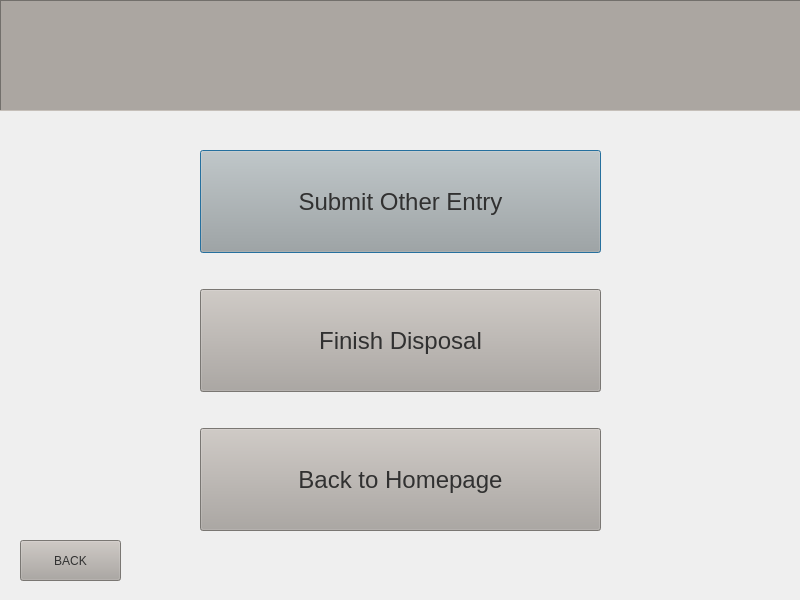
<?xml version="1.0" encoding="UTF-8"?>
<ui version="4.0">
 <class>AddEntry</class>
 <widget class="QDialog" name="AddEntry">
  <property name="geometry">
   <rect>
    <x>0</x>
    <y>0</y>
    <width>800</width>
    <height>600</height>
   </rect>
  </property>
  <property name="windowTitle">
   <string>Dialog</string>
  </property>
  <widget class="QWidget" name="verticalLayoutWidget">
   <property name="geometry">
    <rect>
     <x>0</x>
     <y>0</y>
     <width>801</width>
     <height>111</height>
    </rect>
   </property>
   <layout class="QVBoxLayout" name="verticalLayout">
    <item>
     <widget class="QLabel" name="empty">
      <property name="palette">
       <palette>
        <active>
         <colorrole role="WindowText">
          <brush brushstyle="SolidPattern">
           <color alpha="255">
            <red>49</red>
            <green>49</green>
            <blue>49</blue>
           </color>
          </brush>
         </colorrole>
         <colorrole role="Button">
          <brush brushstyle="SolidPattern">
           <color alpha="255">
            <red>171</red>
            <green>166</green>
            <blue>161</blue>
           </color>
          </brush>
         </colorrole>
         <colorrole role="Text">
          <brush brushstyle="SolidPattern">
           <color alpha="255">
            <red>49</red>
            <green>49</green>
            <blue>49</blue>
           </color>
          </brush>
         </colorrole>
         <colorrole role="BrightText">
          <brush brushstyle="SolidPattern">
           <color alpha="255">
            <red>85</red>
            <green>85</green>
            <blue>127</blue>
           </color>
          </brush>
         </colorrole>
         <colorrole role="ButtonText">
          <brush brushstyle="SolidPattern">
           <color alpha="255">
            <red>49</red>
            <green>49</green>
            <blue>49</blue>
           </color>
          </brush>
         </colorrole>
         <colorrole role="Base">
          <brush brushstyle="SolidPattern">
           <color alpha="255">
            <red>171</red>
            <green>166</green>
            <blue>161</blue>
           </color>
          </brush>
         </colorrole>
         <colorrole role="Window">
          <brush brushstyle="SolidPattern">
           <color alpha="255">
            <red>171</red>
            <green>166</green>
            <blue>161</blue>
           </color>
          </brush>
         </colorrole>
         <colorrole role="Accent">
          <brush brushstyle="SolidPattern">
           <color alpha="255">
            <red>85</red>
            <green>85</green>
            <blue>127</blue>
           </color>
          </brush>
         </colorrole>
        </active>
        <inactive>
         <colorrole role="WindowText">
          <brush brushstyle="SolidPattern">
           <color alpha="255">
            <red>49</red>
            <green>49</green>
            <blue>49</blue>
           </color>
          </brush>
         </colorrole>
         <colorrole role="Button">
          <brush brushstyle="SolidPattern">
           <color alpha="255">
            <red>171</red>
            <green>166</green>
            <blue>161</blue>
           </color>
          </brush>
         </colorrole>
         <colorrole role="Text">
          <brush brushstyle="SolidPattern">
           <color alpha="255">
            <red>49</red>
            <green>49</green>
            <blue>49</blue>
           </color>
          </brush>
         </colorrole>
         <colorrole role="BrightText">
          <brush brushstyle="SolidPattern">
           <color alpha="255">
            <red>85</red>
            <green>85</green>
            <blue>127</blue>
           </color>
          </brush>
         </colorrole>
         <colorrole role="ButtonText">
          <brush brushstyle="SolidPattern">
           <color alpha="255">
            <red>49</red>
            <green>49</green>
            <blue>49</blue>
           </color>
          </brush>
         </colorrole>
         <colorrole role="Base">
          <brush brushstyle="SolidPattern">
           <color alpha="255">
            <red>171</red>
            <green>166</green>
            <blue>161</blue>
           </color>
          </brush>
         </colorrole>
         <colorrole role="Window">
          <brush brushstyle="SolidPattern">
           <color alpha="255">
            <red>171</red>
            <green>166</green>
            <blue>161</blue>
           </color>
          </brush>
         </colorrole>
         <colorrole role="Accent">
          <brush brushstyle="SolidPattern">
           <color alpha="255">
            <red>85</red>
            <green>85</green>
            <blue>127</blue>
           </color>
          </brush>
         </colorrole>
        </inactive>
        <disabled>
         <colorrole role="Button">
          <brush brushstyle="SolidPattern">
           <color alpha="255">
            <red>171</red>
            <green>166</green>
            <blue>161</blue>
           </color>
          </brush>
         </colorrole>
         <colorrole role="BrightText">
          <brush brushstyle="SolidPattern">
           <color alpha="255">
            <red>85</red>
            <green>85</green>
            <blue>127</blue>
           </color>
          </brush>
         </colorrole>
         <colorrole role="Base">
          <brush brushstyle="SolidPattern">
           <color alpha="255">
            <red>171</red>
            <green>166</green>
            <blue>161</blue>
           </color>
          </brush>
         </colorrole>
         <colorrole role="Window">
          <brush brushstyle="SolidPattern">
           <color alpha="255">
            <red>171</red>
            <green>166</green>
            <blue>161</blue>
           </color>
          </brush>
         </colorrole>
         <colorrole role="Accent">
          <brush brushstyle="SolidPattern">
           <color alpha="255">
            <red>85</red>
            <green>85</green>
            <blue>127</blue>
           </color>
          </brush>
         </colorrole>
        </disabled>
       </palette>
      </property>
      <property name="font">
       <font>
        <family>Haettenschweiler</family>
        <pointsize>48</pointsize>
       </font>
      </property>
      <property name="styleSheet">
       <string notr="true">background-color: rgb(171, 166, 161);</string>
      </property>
      <property name="frameShape">
       <enum>QFrame::Panel</enum>
      </property>
      <property name="frameShadow">
       <enum>QFrame::Sunken</enum>
      </property>
      <property name="text">
       <string/>
      </property>
      <property name="alignment">
       <set>Qt::AlignCenter</set>
      </property>
     </widget>
    </item>
   </layout>
  </widget>
  <widget class="QWidget" name="verticalLayoutWidget_2">
   <property name="geometry">
    <rect>
     <x>200</x>
     <y>120</y>
     <width>401</width>
     <height>441</height>
    </rect>
   </property>
   <layout class="QVBoxLayout" name="verticalLayout_2">
    <item>
     <spacer name="spacertop">
      <property name="orientation">
       <enum>Qt::Vertical</enum>
      </property>
      <property name="sizeType">
       <enum>QSizePolicy::Fixed</enum>
      </property>
      <property name="sizeHint" stdset="0">
       <size>
        <width>20</width>
        <height>30</height>
       </size>
      </property>
     </spacer>
    </item>
    <item>
     <widget class="QPushButton" name="Submitother">
      <property name="sizePolicy">
       <sizepolicy hsizetype="Minimum" vsizetype="Expanding">
        <horstretch>0</horstretch>
        <verstretch>0</verstretch>
       </sizepolicy>
      </property>
      <property name="palette">
       <palette>
        <active>
         <colorrole role="WindowText">
          <brush brushstyle="SolidPattern">
           <color alpha="255">
            <red>49</red>
            <green>49</green>
            <blue>49</blue>
           </color>
          </brush>
         </colorrole>
         <colorrole role="Button">
          <brush brushstyle="SolidPattern">
           <color alpha="255">
            <red>171</red>
            <green>166</green>
            <blue>161</blue>
           </color>
          </brush>
         </colorrole>
         <colorrole role="Text">
          <brush brushstyle="SolidPattern">
           <color alpha="255">
            <red>49</red>
            <green>49</green>
            <blue>49</blue>
           </color>
          </brush>
         </colorrole>
         <colorrole role="BrightText">
          <brush brushstyle="SolidPattern">
           <color alpha="255">
            <red>85</red>
            <green>85</green>
            <blue>127</blue>
           </color>
          </brush>
         </colorrole>
         <colorrole role="ButtonText">
          <brush brushstyle="SolidPattern">
           <color alpha="255">
            <red>49</red>
            <green>49</green>
            <blue>49</blue>
           </color>
          </brush>
         </colorrole>
         <colorrole role="Base">
          <brush brushstyle="SolidPattern">
           <color alpha="255">
            <red>171</red>
            <green>166</green>
            <blue>161</blue>
           </color>
          </brush>
         </colorrole>
         <colorrole role="Window">
          <brush brushstyle="SolidPattern">
           <color alpha="255">
            <red>171</red>
            <green>166</green>
            <blue>161</blue>
           </color>
          </brush>
         </colorrole>
         <colorrole role="Accent">
          <brush brushstyle="SolidPattern">
           <color alpha="255">
            <red>85</red>
            <green>85</green>
            <blue>127</blue>
           </color>
          </brush>
         </colorrole>
        </active>
        <inactive>
         <colorrole role="WindowText">
          <brush brushstyle="SolidPattern">
           <color alpha="255">
            <red>49</red>
            <green>49</green>
            <blue>49</blue>
           </color>
          </brush>
         </colorrole>
         <colorrole role="Button">
          <brush brushstyle="SolidPattern">
           <color alpha="255">
            <red>171</red>
            <green>166</green>
            <blue>161</blue>
           </color>
          </brush>
         </colorrole>
         <colorrole role="Text">
          <brush brushstyle="SolidPattern">
           <color alpha="255">
            <red>49</red>
            <green>49</green>
            <blue>49</blue>
           </color>
          </brush>
         </colorrole>
         <colorrole role="BrightText">
          <brush brushstyle="SolidPattern">
           <color alpha="255">
            <red>85</red>
            <green>85</green>
            <blue>127</blue>
           </color>
          </brush>
         </colorrole>
         <colorrole role="ButtonText">
          <brush brushstyle="SolidPattern">
           <color alpha="255">
            <red>49</red>
            <green>49</green>
            <blue>49</blue>
           </color>
          </brush>
         </colorrole>
         <colorrole role="Base">
          <brush brushstyle="SolidPattern">
           <color alpha="255">
            <red>171</red>
            <green>166</green>
            <blue>161</blue>
           </color>
          </brush>
         </colorrole>
         <colorrole role="Window">
          <brush brushstyle="SolidPattern">
           <color alpha="255">
            <red>171</red>
            <green>166</green>
            <blue>161</blue>
           </color>
          </brush>
         </colorrole>
         <colorrole role="Accent">
          <brush brushstyle="SolidPattern">
           <color alpha="255">
            <red>85</red>
            <green>85</green>
            <blue>127</blue>
           </color>
          </brush>
         </colorrole>
        </inactive>
        <disabled>
         <colorrole role="Button">
          <brush brushstyle="SolidPattern">
           <color alpha="255">
            <red>171</red>
            <green>166</green>
            <blue>161</blue>
           </color>
          </brush>
         </colorrole>
         <colorrole role="BrightText">
          <brush brushstyle="SolidPattern">
           <color alpha="255">
            <red>85</red>
            <green>85</green>
            <blue>127</blue>
           </color>
          </brush>
         </colorrole>
         <colorrole role="Base">
          <brush brushstyle="SolidPattern">
           <color alpha="255">
            <red>171</red>
            <green>166</green>
            <blue>161</blue>
           </color>
          </brush>
         </colorrole>
         <colorrole role="Window">
          <brush brushstyle="SolidPattern">
           <color alpha="255">
            <red>171</red>
            <green>166</green>
            <blue>161</blue>
           </color>
          </brush>
         </colorrole>
         <colorrole role="Accent">
          <brush brushstyle="SolidPattern">
           <color alpha="255">
            <red>85</red>
            <green>85</green>
            <blue>127</blue>
           </color>
          </brush>
         </colorrole>
        </disabled>
       </palette>
      </property>
      <property name="font">
       <font>
        <pointsize>18</pointsize>
       </font>
      </property>
      <property name="cursor">
       <cursorShape>PointingHandCursor</cursorShape>
      </property>
      <property name="acceptDrops">
       <bool>false</bool>
      </property>
      <property name="styleSheet">
       <string notr="true">background-color: rgb(171, 166, 161);</string>
      </property>
      <property name="text">
       <string>Submit Other Entry</string>
      </property>
     </widget>
    </item>
    <item>
     <spacer name="spacermid1">
      <property name="orientation">
       <enum>Qt::Vertical</enum>
      </property>
      <property name="sizeType">
       <enum>QSizePolicy::Fixed</enum>
      </property>
      <property name="sizeHint" stdset="0">
       <size>
        <width>20</width>
        <height>30</height>
       </size>
      </property>
     </spacer>
    </item>
    <item>
     <widget class="QPushButton" name="Finish">
      <property name="sizePolicy">
       <sizepolicy hsizetype="Minimum" vsizetype="Expanding">
        <horstretch>0</horstretch>
        <verstretch>0</verstretch>
       </sizepolicy>
      </property>
      <property name="palette">
       <palette>
        <active>
         <colorrole role="WindowText">
          <brush brushstyle="SolidPattern">
           <color alpha="255">
            <red>49</red>
            <green>49</green>
            <blue>49</blue>
           </color>
          </brush>
         </colorrole>
         <colorrole role="Button">
          <brush brushstyle="SolidPattern">
           <color alpha="255">
            <red>171</red>
            <green>166</green>
            <blue>161</blue>
           </color>
          </brush>
         </colorrole>
         <colorrole role="Text">
          <brush brushstyle="SolidPattern">
           <color alpha="255">
            <red>49</red>
            <green>49</green>
            <blue>49</blue>
           </color>
          </brush>
         </colorrole>
         <colorrole role="BrightText">
          <brush brushstyle="SolidPattern">
           <color alpha="255">
            <red>85</red>
            <green>85</green>
            <blue>127</blue>
           </color>
          </brush>
         </colorrole>
         <colorrole role="ButtonText">
          <brush brushstyle="SolidPattern">
           <color alpha="255">
            <red>49</red>
            <green>49</green>
            <blue>49</blue>
           </color>
          </brush>
         </colorrole>
         <colorrole role="Base">
          <brush brushstyle="SolidPattern">
           <color alpha="255">
            <red>171</red>
            <green>166</green>
            <blue>161</blue>
           </color>
          </brush>
         </colorrole>
         <colorrole role="Window">
          <brush brushstyle="SolidPattern">
           <color alpha="255">
            <red>171</red>
            <green>166</green>
            <blue>161</blue>
           </color>
          </brush>
         </colorrole>
         <colorrole role="Accent">
          <brush brushstyle="SolidPattern">
           <color alpha="255">
            <red>85</red>
            <green>85</green>
            <blue>127</blue>
           </color>
          </brush>
         </colorrole>
        </active>
        <inactive>
         <colorrole role="WindowText">
          <brush brushstyle="SolidPattern">
           <color alpha="255">
            <red>49</red>
            <green>49</green>
            <blue>49</blue>
           </color>
          </brush>
         </colorrole>
         <colorrole role="Button">
          <brush brushstyle="SolidPattern">
           <color alpha="255">
            <red>171</red>
            <green>166</green>
            <blue>161</blue>
           </color>
          </brush>
         </colorrole>
         <colorrole role="Text">
          <brush brushstyle="SolidPattern">
           <color alpha="255">
            <red>49</red>
            <green>49</green>
            <blue>49</blue>
           </color>
          </brush>
         </colorrole>
         <colorrole role="BrightText">
          <brush brushstyle="SolidPattern">
           <color alpha="255">
            <red>85</red>
            <green>85</green>
            <blue>127</blue>
           </color>
          </brush>
         </colorrole>
         <colorrole role="ButtonText">
          <brush brushstyle="SolidPattern">
           <color alpha="255">
            <red>49</red>
            <green>49</green>
            <blue>49</blue>
           </color>
          </brush>
         </colorrole>
         <colorrole role="Base">
          <brush brushstyle="SolidPattern">
           <color alpha="255">
            <red>171</red>
            <green>166</green>
            <blue>161</blue>
           </color>
          </brush>
         </colorrole>
         <colorrole role="Window">
          <brush brushstyle="SolidPattern">
           <color alpha="255">
            <red>171</red>
            <green>166</green>
            <blue>161</blue>
           </color>
          </brush>
         </colorrole>
         <colorrole role="Accent">
          <brush brushstyle="SolidPattern">
           <color alpha="255">
            <red>85</red>
            <green>85</green>
            <blue>127</blue>
           </color>
          </brush>
         </colorrole>
        </inactive>
        <disabled>
         <colorrole role="Button">
          <brush brushstyle="SolidPattern">
           <color alpha="255">
            <red>171</red>
            <green>166</green>
            <blue>161</blue>
           </color>
          </brush>
         </colorrole>
         <colorrole role="BrightText">
          <brush brushstyle="SolidPattern">
           <color alpha="255">
            <red>85</red>
            <green>85</green>
            <blue>127</blue>
           </color>
          </brush>
         </colorrole>
         <colorrole role="Base">
          <brush brushstyle="SolidPattern">
           <color alpha="255">
            <red>171</red>
            <green>166</green>
            <blue>161</blue>
           </color>
          </brush>
         </colorrole>
         <colorrole role="Window">
          <brush brushstyle="SolidPattern">
           <color alpha="255">
            <red>171</red>
            <green>166</green>
            <blue>161</blue>
           </color>
          </brush>
         </colorrole>
         <colorrole role="Accent">
          <brush brushstyle="SolidPattern">
           <color alpha="255">
            <red>85</red>
            <green>85</green>
            <blue>127</blue>
           </color>
          </brush>
         </colorrole>
        </disabled>
       </palette>
      </property>
      <property name="font">
       <font>
        <pointsize>18</pointsize>
       </font>
      </property>
      <property name="cursor">
       <cursorShape>PointingHandCursor</cursorShape>
      </property>
      <property name="styleSheet">
       <string notr="true">background-color: rgb(171, 166, 161);</string>
      </property>
      <property name="text">
       <string>Finish Disposal</string>
      </property>
     </widget>
    </item>
    <item>
     <spacer name="spacerbot">
      <property name="orientation">
       <enum>Qt::Vertical</enum>
      </property>
      <property name="sizeType">
       <enum>QSizePolicy::Fixed</enum>
      </property>
      <property name="sizeHint" stdset="0">
       <size>
        <width>20</width>
        <height>30</height>
       </size>
      </property>
     </spacer>
    </item>
    <item>
     <widget class="QPushButton" name="Cancel">
      <property name="enabled">
       <bool>true</bool>
      </property>
      <property name="sizePolicy">
       <sizepolicy hsizetype="Minimum" vsizetype="Expanding">
        <horstretch>0</horstretch>
        <verstretch>0</verstretch>
       </sizepolicy>
      </property>
      <property name="palette">
       <palette>
        <active>
         <colorrole role="WindowText">
          <brush brushstyle="SolidPattern">
           <color alpha="255">
            <red>49</red>
            <green>49</green>
            <blue>49</blue>
           </color>
          </brush>
         </colorrole>
         <colorrole role="Button">
          <brush brushstyle="SolidPattern">
           <color alpha="255">
            <red>171</red>
            <green>166</green>
            <blue>161</blue>
           </color>
          </brush>
         </colorrole>
         <colorrole role="Text">
          <brush brushstyle="SolidPattern">
           <color alpha="255">
            <red>49</red>
            <green>49</green>
            <blue>49</blue>
           </color>
          </brush>
         </colorrole>
         <colorrole role="BrightText">
          <brush brushstyle="SolidPattern">
           <color alpha="255">
            <red>85</red>
            <green>85</green>
            <blue>127</blue>
           </color>
          </brush>
         </colorrole>
         <colorrole role="ButtonText">
          <brush brushstyle="SolidPattern">
           <color alpha="255">
            <red>49</red>
            <green>49</green>
            <blue>49</blue>
           </color>
          </brush>
         </colorrole>
         <colorrole role="Base">
          <brush brushstyle="SolidPattern">
           <color alpha="255">
            <red>171</red>
            <green>166</green>
            <blue>161</blue>
           </color>
          </brush>
         </colorrole>
         <colorrole role="Window">
          <brush brushstyle="SolidPattern">
           <color alpha="255">
            <red>171</red>
            <green>166</green>
            <blue>161</blue>
           </color>
          </brush>
         </colorrole>
         <colorrole role="Accent">
          <brush brushstyle="SolidPattern">
           <color alpha="255">
            <red>85</red>
            <green>85</green>
            <blue>127</blue>
           </color>
          </brush>
         </colorrole>
        </active>
        <inactive>
         <colorrole role="WindowText">
          <brush brushstyle="SolidPattern">
           <color alpha="255">
            <red>49</red>
            <green>49</green>
            <blue>49</blue>
           </color>
          </brush>
         </colorrole>
         <colorrole role="Button">
          <brush brushstyle="SolidPattern">
           <color alpha="255">
            <red>171</red>
            <green>166</green>
            <blue>161</blue>
           </color>
          </brush>
         </colorrole>
         <colorrole role="Text">
          <brush brushstyle="SolidPattern">
           <color alpha="255">
            <red>49</red>
            <green>49</green>
            <blue>49</blue>
           </color>
          </brush>
         </colorrole>
         <colorrole role="BrightText">
          <brush brushstyle="SolidPattern">
           <color alpha="255">
            <red>85</red>
            <green>85</green>
            <blue>127</blue>
           </color>
          </brush>
         </colorrole>
         <colorrole role="ButtonText">
          <brush brushstyle="SolidPattern">
           <color alpha="255">
            <red>49</red>
            <green>49</green>
            <blue>49</blue>
           </color>
          </brush>
         </colorrole>
         <colorrole role="Base">
          <brush brushstyle="SolidPattern">
           <color alpha="255">
            <red>171</red>
            <green>166</green>
            <blue>161</blue>
           </color>
          </brush>
         </colorrole>
         <colorrole role="Window">
          <brush brushstyle="SolidPattern">
           <color alpha="255">
            <red>171</red>
            <green>166</green>
            <blue>161</blue>
           </color>
          </brush>
         </colorrole>
         <colorrole role="Accent">
          <brush brushstyle="SolidPattern">
           <color alpha="255">
            <red>85</red>
            <green>85</green>
            <blue>127</blue>
           </color>
          </brush>
         </colorrole>
        </inactive>
        <disabled>
         <colorrole role="Button">
          <brush brushstyle="SolidPattern">
           <color alpha="255">
            <red>171</red>
            <green>166</green>
            <blue>161</blue>
           </color>
          </brush>
         </colorrole>
         <colorrole role="BrightText">
          <brush brushstyle="SolidPattern">
           <color alpha="255">
            <red>85</red>
            <green>85</green>
            <blue>127</blue>
           </color>
          </brush>
         </colorrole>
         <colorrole role="Base">
          <brush brushstyle="SolidPattern">
           <color alpha="255">
            <red>171</red>
            <green>166</green>
            <blue>161</blue>
           </color>
          </brush>
         </colorrole>
         <colorrole role="Window">
          <brush brushstyle="SolidPattern">
           <color alpha="255">
            <red>171</red>
            <green>166</green>
            <blue>161</blue>
           </color>
          </brush>
         </colorrole>
         <colorrole role="Accent">
          <brush brushstyle="SolidPattern">
           <color alpha="255">
            <red>85</red>
            <green>85</green>
            <blue>127</blue>
           </color>
          </brush>
         </colorrole>
        </disabled>
       </palette>
      </property>
      <property name="font">
       <font>
        <pointsize>18</pointsize>
       </font>
      </property>
      <property name="cursor">
       <cursorShape>PointingHandCursor</cursorShape>
      </property>
      <property name="styleSheet">
       <string notr="true">background-color: rgb(171, 166, 161);</string>
      </property>
      <property name="text">
       <string>Back to Homepage</string>
      </property>
     </widget>
    </item>
    <item>
     <spacer name="spacermid2">
      <property name="orientation">
       <enum>Qt::Vertical</enum>
      </property>
      <property name="sizeType">
       <enum>QSizePolicy::Fixed</enum>
      </property>
      <property name="sizeHint" stdset="0">
       <size>
        <width>20</width>
        <height>30</height>
       </size>
      </property>
     </spacer>
    </item>
   </layout>
  </widget>
  <widget class="QPushButton" name="BACK4">
   <property name="geometry">
    <rect>
     <x>20</x>
     <y>540</y>
     <width>101</width>
     <height>41</height>
    </rect>
   </property>
   <property name="palette">
    <palette>
     <active>
      <colorrole role="WindowText">
       <brush brushstyle="SolidPattern">
        <color alpha="255">
         <red>49</red>
         <green>49</green>
         <blue>49</blue>
        </color>
       </brush>
      </colorrole>
      <colorrole role="Button">
       <brush brushstyle="SolidPattern">
        <color alpha="255">
         <red>171</red>
         <green>166</green>
         <blue>161</blue>
        </color>
       </brush>
      </colorrole>
      <colorrole role="Text">
       <brush brushstyle="SolidPattern">
        <color alpha="255">
         <red>49</red>
         <green>49</green>
         <blue>49</blue>
        </color>
       </brush>
      </colorrole>
      <colorrole role="BrightText">
       <brush brushstyle="SolidPattern">
        <color alpha="255">
         <red>85</red>
         <green>85</green>
         <blue>127</blue>
        </color>
       </brush>
      </colorrole>
      <colorrole role="ButtonText">
       <brush brushstyle="SolidPattern">
        <color alpha="255">
         <red>49</red>
         <green>49</green>
         <blue>49</blue>
        </color>
       </brush>
      </colorrole>
      <colorrole role="Base">
       <brush brushstyle="SolidPattern">
        <color alpha="255">
         <red>171</red>
         <green>166</green>
         <blue>161</blue>
        </color>
       </brush>
      </colorrole>
      <colorrole role="Window">
       <brush brushstyle="SolidPattern">
        <color alpha="255">
         <red>171</red>
         <green>166</green>
         <blue>161</blue>
        </color>
       </brush>
      </colorrole>
      <colorrole role="Accent">
       <brush brushstyle="SolidPattern">
        <color alpha="255">
         <red>85</red>
         <green>85</green>
         <blue>127</blue>
        </color>
       </brush>
      </colorrole>
     </active>
     <inactive>
      <colorrole role="WindowText">
       <brush brushstyle="SolidPattern">
        <color alpha="255">
         <red>49</red>
         <green>49</green>
         <blue>49</blue>
        </color>
       </brush>
      </colorrole>
      <colorrole role="Button">
       <brush brushstyle="SolidPattern">
        <color alpha="255">
         <red>171</red>
         <green>166</green>
         <blue>161</blue>
        </color>
       </brush>
      </colorrole>
      <colorrole role="Text">
       <brush brushstyle="SolidPattern">
        <color alpha="255">
         <red>49</red>
         <green>49</green>
         <blue>49</blue>
        </color>
       </brush>
      </colorrole>
      <colorrole role="BrightText">
       <brush brushstyle="SolidPattern">
        <color alpha="255">
         <red>85</red>
         <green>85</green>
         <blue>127</blue>
        </color>
       </brush>
      </colorrole>
      <colorrole role="ButtonText">
       <brush brushstyle="SolidPattern">
        <color alpha="255">
         <red>49</red>
         <green>49</green>
         <blue>49</blue>
        </color>
       </brush>
      </colorrole>
      <colorrole role="Base">
       <brush brushstyle="SolidPattern">
        <color alpha="255">
         <red>171</red>
         <green>166</green>
         <blue>161</blue>
        </color>
       </brush>
      </colorrole>
      <colorrole role="Window">
       <brush brushstyle="SolidPattern">
        <color alpha="255">
         <red>171</red>
         <green>166</green>
         <blue>161</blue>
        </color>
       </brush>
      </colorrole>
      <colorrole role="Accent">
       <brush brushstyle="SolidPattern">
        <color alpha="255">
         <red>85</red>
         <green>85</green>
         <blue>127</blue>
        </color>
       </brush>
      </colorrole>
     </inactive>
     <disabled>
      <colorrole role="Button">
       <brush brushstyle="SolidPattern">
        <color alpha="255">
         <red>171</red>
         <green>166</green>
         <blue>161</blue>
        </color>
       </brush>
      </colorrole>
      <colorrole role="BrightText">
       <brush brushstyle="SolidPattern">
        <color alpha="255">
         <red>85</red>
         <green>85</green>
         <blue>127</blue>
        </color>
       </brush>
      </colorrole>
      <colorrole role="Base">
       <brush brushstyle="SolidPattern">
        <color alpha="255">
         <red>171</red>
         <green>166</green>
         <blue>161</blue>
        </color>
       </brush>
      </colorrole>
      <colorrole role="Window">
       <brush brushstyle="SolidPattern">
        <color alpha="255">
         <red>171</red>
         <green>166</green>
         <blue>161</blue>
        </color>
       </brush>
      </colorrole>
      <colorrole role="Accent">
       <brush brushstyle="SolidPattern">
        <color alpha="255">
         <red>85</red>
         <green>85</green>
         <blue>127</blue>
        </color>
       </brush>
      </colorrole>
     </disabled>
    </palette>
   </property>
   <property name="cursor">
    <cursorShape>PointingHandCursor</cursorShape>
   </property>
   <property name="styleSheet">
    <string notr="true">background-color: rgb(171, 166, 161);</string>
   </property>
   <property name="text">
    <string>BACK</string>
   </property>
  </widget>
 </widget>
 <resources/>
 <connections/>
</ui>
